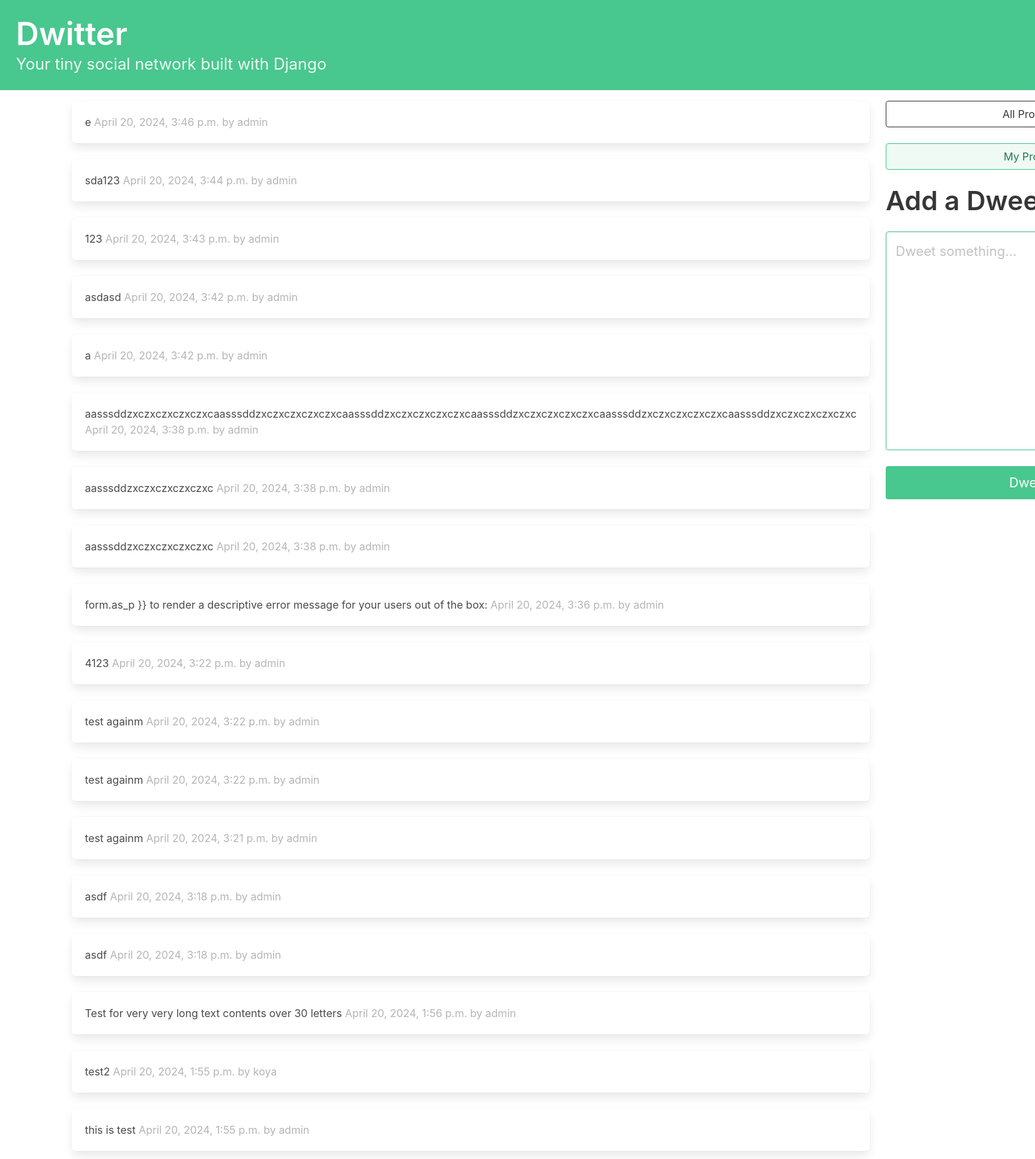
The app's page / (signed in) with its own data.
### dwitter/models.py (models this page shows, shortened)
class Dweet(models.Model):
    user = models.ForeignKey(User, related_name="dweets", on_delete=models.DO_NOTHING)
    body = models.CharField(max_length=140)
    created_at = models.DateTimeField(auto_now_add=True)

### dwitter/views.py (the view)
# urls.py: path("", dashboard, name="dashboard"),
def dashboard(request):
    form = DweetForm(request.POST or None)
    if request.method == "POST":
        if form.is_valid():
            dweet = form.save(commit=False)
            dweet.user = request.user
            dweet.save()
            return redirect("dwitter:dashboard")
    followed_dweets = Dweet.objects.filter(
        user__profile__in=request.user.profile.follows.all()
    ).order_by("-created_at")
    return render(
        request, "dwitter/dashboard.html", {"form": form, "dweets": followed_dweets}
    )

### dwitter/forms.py
class DweetForm(forms.ModelForm):
    body = forms.CharField(
        required=True,
        widget=forms.widgets.Textarea(
            attrs={
                "placeholder": "Dweet something...",
                "class": "textarea is-success is-medium",
            }
        ),
        label="",
    )
    class Meta:
        model = Dweet
        exclude = ("user",)

### dwitter/templates/dwitter/dashboard.html (shortened to what this page needs)
<!DOCTYPE html>
<html lang="en">
  <head>
  </head>
  <body>
    {% extends 'base.html' %}
    {% block content %}
      <div class="column">
        {% for dweet in dweets %}
          <div class="box">
            {{ dweet.body }}
            <span class="is-small has-text-grey-light">
              {{ dweet.created_at }} by {{ dweet.user.username }}</span>
          </div>
        {% endfor %}
      </div>
      <div class="column is-one-third">
        <div class="block">
          <a href="{% url 'dwitter:profile_list' %} ">
            <button class="button is-dark is-outlined is-fullwidth">All Profiles</button>
          </a>
        </div>
        <div class="block">
          <a href="{% url 'dwitter:profile' request.user.profile.id %} ">
            <button class="button is-success is-light is-outlined is-fullwidth">My Profile</button>
          </a>
        </div>
        <div class="block">
          <div class="block">
            <h2 class="title is-2">
              Add a Dweet
          </div>
          <div class="block">
            <form method="post">
              {{ form.as_p }}
              <button class="button is-success is-fullwidth is-medium mt-5" type="submit">Dweet</button>
            </form>
          </div>
        </div>
      </div>
    {% endblock content %}

### dwitter/templates/base.html (shortened to what this page needs)
<!DOCTYPE html>
<html lang="en">
  <head>
    <link
      rel="stylesheet"
      href="https://cdn.jsdelivr.net/npm/bulma@0.9.3/css/bulma.min.css" />
  </head>
  <body>
    <a href="{% url 'dwitter:dashboard' %} ">
      <section class="hero is-small is-success mb-4">
        <div class="hero-body">
          <h1 class="title is-1">Dwitter</h1>
          <p class="subtitle is-4">
            Your tiny social network built with Django
          </p>
        </div>
      </section>
    </a>
    <div class="container">
      <div class="columns">{% block content %} {% endblock content %}</div>
    </div>
  </body>
</html>

### records on screen
Dweet: body "e", created_at "April 20, 2024, 3:46 p.m.", user.username "admin"
Dweet: body "sda123", created_at "April 20, 2024, 3:44 p.m.", user.username "admin"
Dweet: body "123", created_at "April 20, 2024, 3:43 p.m.", user.username "admin"
Dweet: body "asdasd", created_at "April 20, 2024, 3:42 p.m.", user.username "admin"
Dweet: body "a", created_at "April 20, 2024, 3:42 p.m.", user.username "admin"
Dweet: body "aasssddzxczxczxczxczxcaasssddzxczxczxczxczxcaasssddzxczxczxczxczxcaasssddzxczxczxczxczxcaasssddzxczxczxczxczxcaasssddzxczxczxczxczxc", created_at "April 20, 2024, 3:38 p.m.", user.username "admin"
Dweet: body "aasssddzxczxczxczxczxc", created_at "April 20, 2024, 3:38 p.m.", user.username "admin"
Dweet: body "aasssddzxczxczxczxczxc", created_at "April 20, 2024, 3:38 p.m.", user.username "admin"
Dweet: body "form.as_p }} to render a descriptive error message for your users out of the box:", created_at "April 20, 2024, 3:36 p.m.", user.username "admin"
Dweet: body "4123", created_at "April 20, 2024, 3:22 p.m.", user.username "admin"
Dweet: body "test againm", created_at "April 20, 2024, 3:22 p.m.", user.username "admin"
Dweet: body "test againm", created_at "April 20, 2024, 3:22 p.m.", user.username "admin"
Dweet: body "test againm", created_at "April 20, 2024, 3:21 p.m.", user.username "admin"
Dweet: body "asdf", created_at "April 20, 2024, 3:18 p.m.", user.username "admin"
Dweet: body "asdf", created_at "April 20, 2024, 3:18 p.m.", user.username "admin"
Dweet: body "Test for very very long text contents over 30 letters", created_at "April 20, 2024, 1:56 p.m.", user.username "admin"
Dweet: body "test2", created_at "April 20, 2024, 1:55 p.m.", user.username "koya"
Dweet: body "this is test", created_at "April 20, 2024, 1:55 p.m.", user.username "admin"
